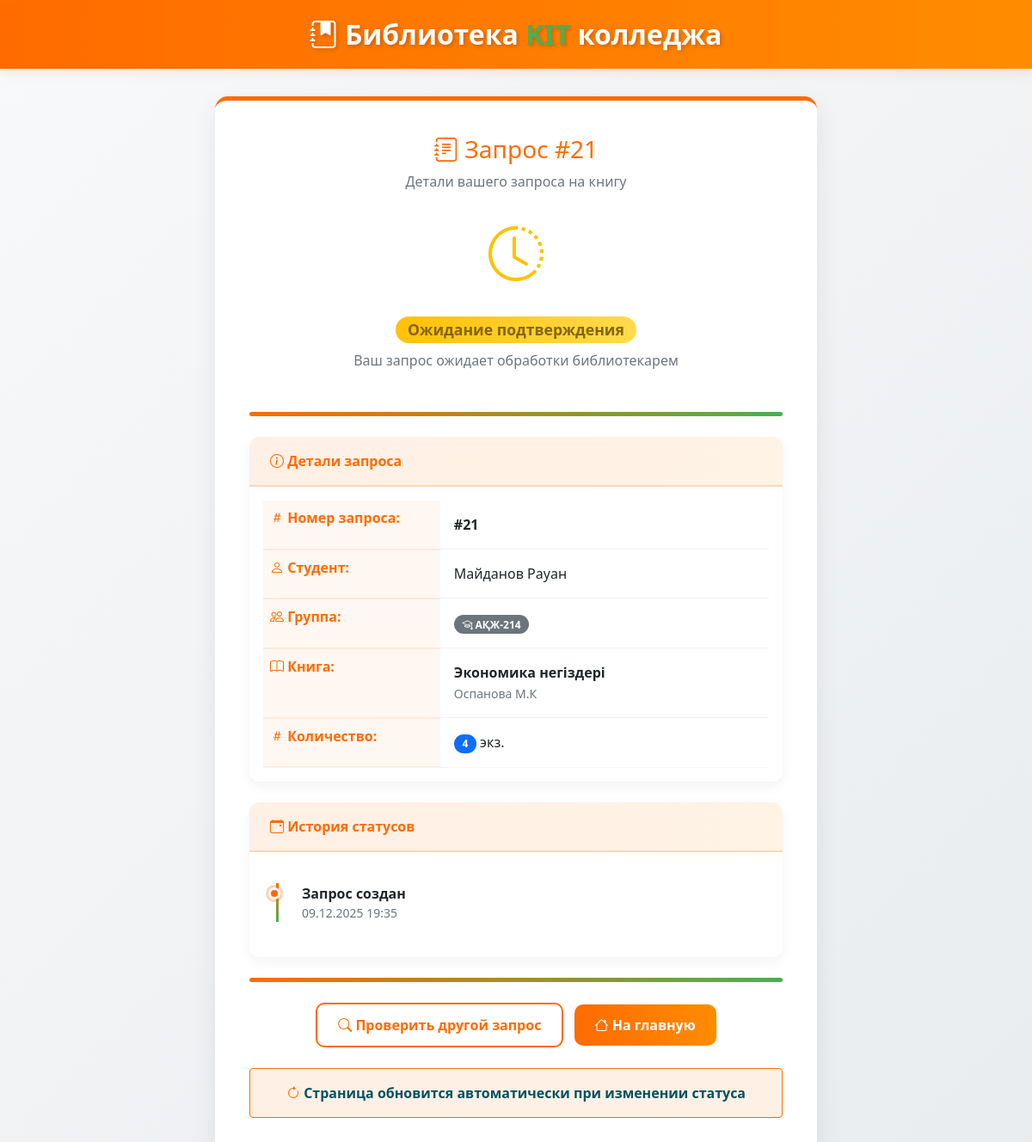
/check-status?request_id=21, run on an earlier commit of the app's database.
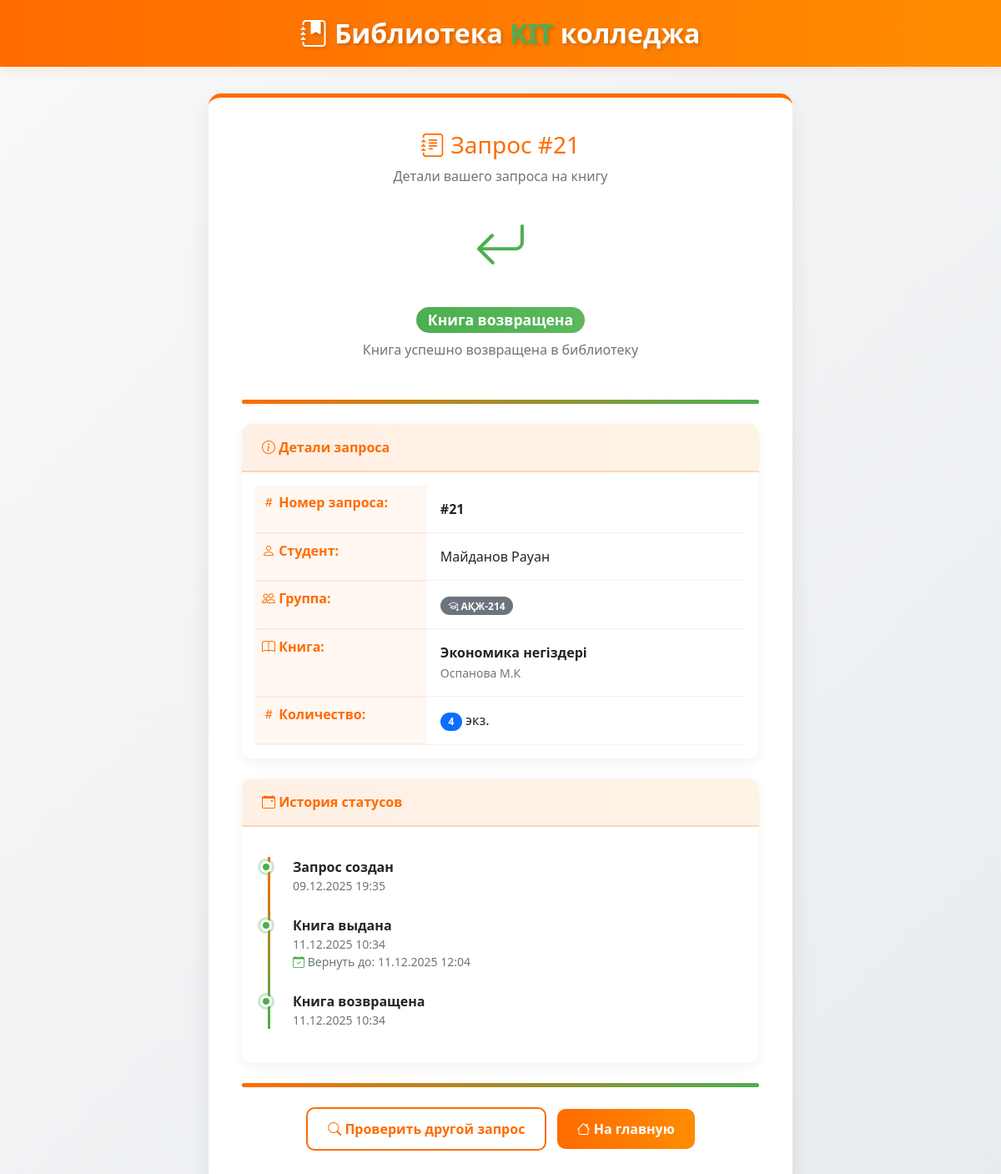
And on a later commit of the database.
### models.py (models this page shows, shortened)
class BookRequest(db.Model):
    __tablename__ = 'book_requests'
    id = db.Column(db.Integer, primary_key=True)
    request_number = db.Column(db.String(20), unique=True, nullable=True)
    student_id = db.Column(db.Integer, db.ForeignKey('students.id'), nullable=False)
    book_id = db.Column(db.Integer, db.ForeignKey('books.id'), nullable=False)
    request_date = db.Column(db.DateTime, nullable=False, default=db.func.now())  # Дата создания запроса
    issue_date = db.Column(db.DateTime)  # Дата выдачи (когда библиотекарь подтвердил)
    planned_return_date = db.Column(db.DateTime)  # Планируемая дата возврата (+90 минут)
    actual_return_date = db.Column(db.DateTime)  # Фактическая дата возврата
    quantity = db.Column(db.Integer, nullable=False, default=1)  # Количество взятых экземпляров
    status = db.Column(db.String(20), nullable=False, default='ожидание')  # статусы: ожидание, выдано, возвращено
    book = db.relationship('Book', backref='requests')

### app.py (the view)
@app.route('/check-status', methods=['GET', 'POST'])
def check_status():
    print("=== check_status ===")
    request_input = None
    if request.method == 'POST':
        request_input = request.form.get('request_id', '').strip()
        print(f"POST запрос: {request_input}")
    else:
        request_input = request.args.get('request_id', '').strip()
        print(f"GET запрос: {request_input}")
    if request_input:
        if request_input.startswith('#'):
            request_input = request_input[1:]
        print(f"Ищем запрос: '{request_input}'")
        book_request = BookRequest.query.filter_by(request_number=request_input).first()
        if not book_request:
            try:
                request_id_int = int(request_input)
                book_request = BookRequest.query.get(request_id_int)
            except ValueError:
                pass
        if book_request:
            print(f"✅ Найден запрос: {book_request.request_number}")
            return render_template('status_result.html', book_request=book_request)
        else:
            print(f"❌ Запрос не найден: {request_input}")
            flash('Запрос не найден')
    return render_template('check_status.html')

### templates/status_result.html (shortened to what the changed rows need)
<!DOCTYPE html>
<html lang="ru">
<head>
    <link href="https://cdn.jsdelivr.net/npm/bootstrap@5.1.3/dist/css/bootstrap.min.css" rel="stylesheet">
    <link rel="stylesheet" href="https://cdn.jsdelivr.net/npm/bootstrap-icons@1.8.1/font/bootstrap-icons.css">
</head>
<body>
    <div class="container">
        <div class="status-card">
            <div class="text-center mb-4">
                <h3 style="color: var(--kit-orange);">
                    <i class="bi bi-journal-text"></i> Запрос #{{ book_request.id }}
                </h3>
                <p class="text-muted">Детали вашего запроса на книгу</p>
            </div>
            <div class="text-center mb-5">
                {% if book_request.status == 'ожидание' %}
                    <div class="status-icon" style="color: #ffc107;">
                        <i class="bi bi-clock-history"></i>
                    </div>
                    <h4><span class="badge status-badge status-waiting">Ожидание подтверждения</span></h4>
                    <p class="text-muted">Ваш запрос ожидает обработки библиотекарем</p>
                {% elif book_request.status == 'выдано' %}
                    <div class="status-icon" style="color: var(--kit-orange);">
                        <i class="bi bi-check-circle"></i>
                    </div>
                    <h4><span class="badge status-badge status-issued">Книга выдана</span></h4>
                    <p class="text-muted">Книга выдана, можете забирать</p>
                {% elif book_request.status == 'возвращено' %}
                    <div class="status-icon" style="color: var(--kit-green);">
                        <i class="bi bi-arrow-return-left"></i>
                    </div>
                    <h4><span class="badge status-badge status-returned">Книга возвращена</span></h4>
                    <p class="text-muted">Книга успешно возвращена в библиотеку</p>
                {% endif %}
            </div>
            <div class="card mb-4">
                <div class="card-body">
                    <table class="table">
                        <tr>
                            <th width="35%"><i class="bi bi-hash"></i> Номер запроса:</th>
                            <td><strong>#{{ book_request.id }}</strong></td>
                        </tr>
                        <tr>
                            <th><i class="bi bi-person"></i> Студент:</th>
                        </tr>
                        <tr>
                            <th><i class="bi bi-people"></i> Группа:</th>
                        </tr>
                        <tr>
                            <th><i class="bi bi-book"></i> Книга:</th>
                        </tr>
                        <tr>
                            <th><i class="bi bi-hash"></i> Количество:</th>
                            <td>
                                <span class="badge bg-primary">{{ book_request.quantity }}</span> экз.
                            </td>
                        </tr>
                    </table>
                </div>
            </div>
            <div class="card">
                <div class="card-body">
                    <div class="timeline">
                        <div class="timeline-item {% if book_request.status != 'ожидание' %}completed{% else %}active{% endif %}">
                            <strong>Запрос создан</strong>
                            <div class="text-muted small">
                                {{ book_request.request_date.strftime('%d.%m.%Y %H:%M') if book_request.request_date else 'Дата не указана' }}
                            </div>
                        </div>
                        {% if book_request.issue_date %}
                        <div class="timeline-item {% if book_request.status == 'выдано' %}active{% elif book_request.status == 'возвращено' %}completed{% endif %}">
                            <strong>Книга выдана</strong>
                            <div class="text-muted small">
                                {{ book_request.issue_date.strftime('%d.%m.%Y %H:%M') if book_request.issue_date else 'Дата не указана' }}
                            </div>
                            {% if book_request.planned_return_date %}
                            <div class="text-muted small">
                                <i class="bi bi-calendar-check" style="color: var(--kit-green);"></i>
                                Вернуть до: {{ book_request.planned_return_date.strftime('%d.%m.%Y %H:%M') }}
                            </div>
                            {% endif %}
                        </div>
                        {% endif %}
                        {% if book_request.actual_return_date %}
                        <div class="timeline-item completed">
                            <strong>Книга возвращена</strong>
                            <div class="text-muted small">
                                {{ book_request.actual_return_date.strftime('%d.%m.%Y %H:%M') if book_request.actual_return_date else 'Дата не указана' }}
                            </div>
                        </div>
                        {% endif %}
                    </div>
                </div>
            </div>
            {% if book_request.status == 'ожидание' %}
            <div class="mt-4 text-center">
                <div class="alert alert-info" style="background: rgba(255, 107, 0, 0.1); border-color: var(--kit-orange);">
                    <i class="bi bi-arrow-clockwise" style="color: var(--kit-orange);"></i>
                    <strong>Страница обновится автоматически при изменении статуса</strong>
                </div>
            </div>
            {% endif %}
        </div>
    </div>
</body>
</html>

What changed in the data, as far as the page shows it:
changed BookRequest id 21: status "ожидание" → "возвращено" (drawn); issue_date (not shown) → "11.12.2025 10:34"; planned_return_date (not shown) → "11.12.2025 12:04"; actual_return_date (not shown) → "11.12.2025 10:34"
Also different on the page:
text no longer shown: "Ожидание подтверждения Ваш запрос ожидает обработки библиотекарем Страница обновится автоматически при изменении статуса"
text now shown: "Книга возвращена Книга успешно возвращена в библиотеку Книга выдана Вернуть до: Книга возвращена"
